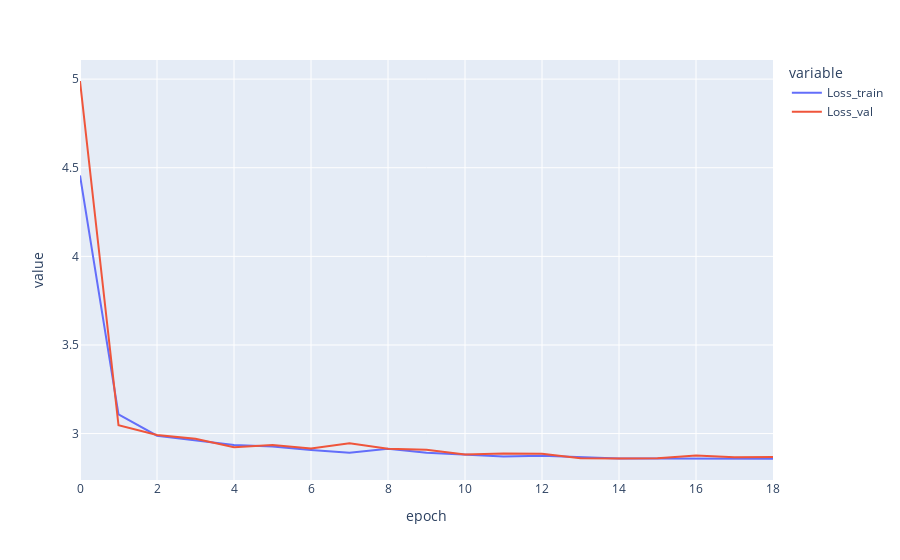

Notebook code cell kept with this figure:
### Code cell
import plotly.express as px
ml = pd.melt(Loss, id_vars="epoch")
fig = px.line(ml,x="epoch", y="value", color="variable")
fig.show()

### Figure 1 — Plotly figure (JSON) as saved in the notebook; plotly's stock layout.template omitted (floating-point values rounded to 4 significant figures)
{"data": [{"hovertemplate": "variable=Loss_train<br>epoch=%{x}<br>value=%{y}<extra></extra>", "legendgroup": "Loss_train", "line": {"color": "#636efa", "dash": "solid"}, "marker": {"symbol": "circle"}, "mode": "lines", "name": "Loss_train", "orientation": "v", "showlegend": true, "type": "scatter", "x": [0, 1, 2, 3, 4, 5, 6, 7, 8, 9, 10, 11, 12, 13, 14, 15, 16, 17, 18], "xaxis": "x", "y": [4.456, 3.108, 2.988, 2.962, 2.935, 2.927, 2.907, 2.892, 2.915, 2.891, 2.882, 2.87, 2.875, 2.867, 2.86, 2.86, 2.859, 2.857, 2.858], "yaxis": "y"}, {"hovertemplate": "variable=Loss_val<br>epoch=%{x}<br>value=%{y}<extra></extra>", "legendgroup": "Loss_val", "line": {"color": "#EF553B", "dash": "solid"}, "marker": {"symbol": "circle"}, "mode": "lines", "name": "Loss_val", "orientation": "v", "showlegend": true, "type": "scatter", "x": [0, 1, 2, 3, 4, 5, 6, 7, 8, 9, 10, 11, 12, 13, 14, 15, 16, 17, 18], "xaxis": "x", "y": [4.989, 3.047, 2.992, 2.971, 2.923, 2.935, 2.916, 2.946, 2.915, 2.909, 2.882, 2.888, 2.886, 2.86, 2.859, 2.86, 2.877, 2.866, 2.867], "yaxis": "y"}], "layout": {"autosize": true, "legend": {"title": {"text": "variable"}, "tracegroupgap": 0}, "margin": {"t": 60}, "xaxis": {"anchor": "y", "autorange": true, "domain": [0, 1], "range": [0, 18], "title": {"text": "epoch"}, "type": "linear"}, "yaxis": {"anchor": "x", "autorange": true, "domain": [0, 1], "range": [2.738, 5.108], "title": {"text": "value"}, "type": "linear"}}}
